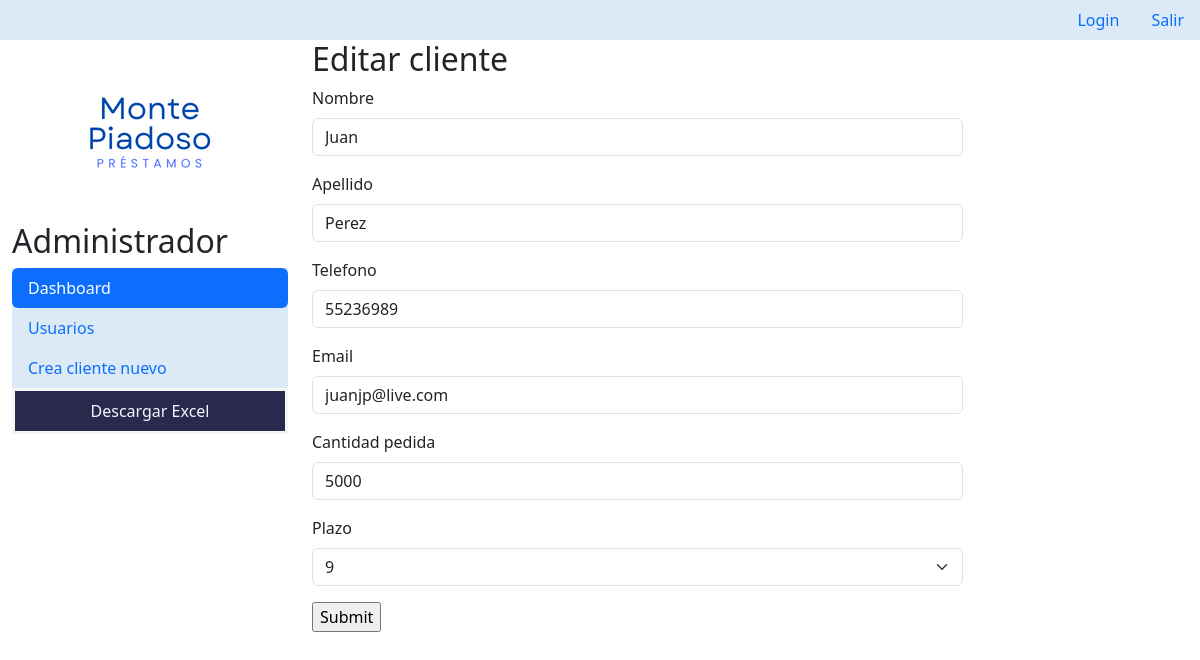
The page /cliente/update/2 (signed in) on the database its author committed.
### montepiadoso/models.py (models this page shows, shortened)
class Cliente(models.Model):
    nombre = models.CharField(max_length=10)
    apellido = models.CharField(max_length=10)
    telefono = models.CharField(max_length=20)
    email = models.EmailField(max_length=50)
    fecha_inicio = models.DateField()
    cantidad_pedida = models.IntegerField()
    MESES_CHOICES = [
        ('3', 3),
        ('6', 6),
        ('9', 9)
    ]
    plazo = models.CharField(max_length=1, choices=MESES_CHOICES, default='3')
    total = models.DecimalField(max_digits=5, decimal_places=2,default=0.0)

### montepiadoso/views.py (the view)
# urls.py: path("cliente/update/<pk>", views.ClienteUpdate.as_view(), name="clienteupdate"),
class ClienteUpdate(LoginRequiredMixin, UpdateView):
  model = Cliente
  template_name = "montepiadoso/cliente_update_form.html"
  fields = ["nombre", "apellido", "telefono", "email", "cantidad_pedida", "plazo"]
  success_url = "/cliente/list"

### montepiadoso/templates/montepiadoso/cliente_update_form.html (shortened to what this page needs)
{% extends "montepiadoso/base.html" %}
{% load bootstrap5 %}
{% block content %}
<div class="row">
  <h2>Editar cliente</h2>
  <div class="col-sm-9 justify-content-center">
    <form action="" method="POST">
      {% bootstrap_form form %}
      <input type="submit" />
    </form>
  </div>
</div>
{% endblock %}

### rows shown on the page
Cliente: nombre "Juan", apellido "Perez", telefono "55236989", email "juanjp@live.com", cantidad_pedida "5000", plazo "9"
